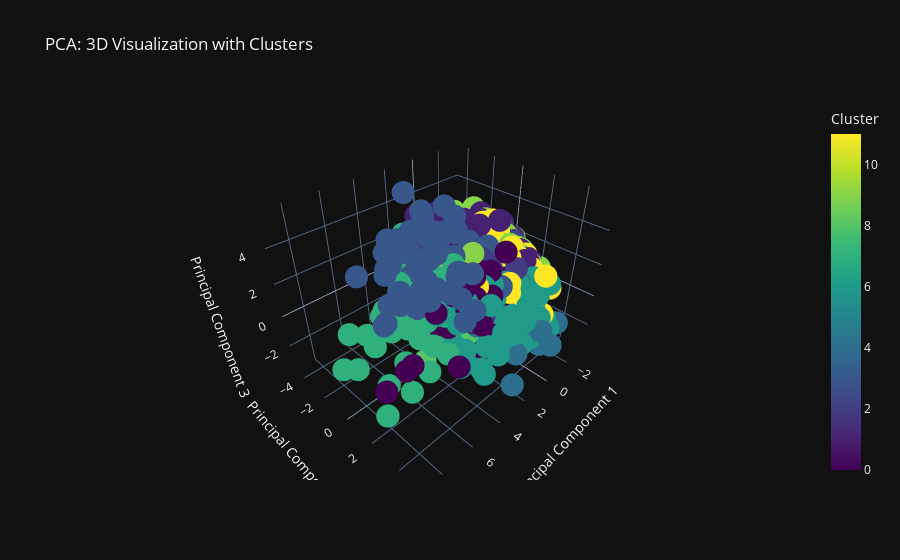

Write notebook code for a chart like this one.
### Code cell
# Assuming X_pca is the PCA-transformed data and kmeans.labels_ are the cluster labels
pca_df = pd.DataFrame(X_pca, columns=['PC1', 'PC2', 'PC3'])

# Add the cluster labels to the dataframe for coloring
pca_df['Cluster'] = kmeans.labels_

# Create a 3D scatter plot using Plotly
fig = px.scatter_3d(pca_df, x='PC1', y='PC2', z='PC3', color='Cluster', color_continuous_scale= 'viridis',
                    title="PCA: 3D Visualization with Clusters", 
                    labels={'PC1': 'Principal Component 1', 'PC2': 'Principal Component 2', 'PC3': 'Principal Component 3'})

# Show the interactive plot
fig.show()

### Figure 1 — Plotly figure (JSON) as saved in the notebook; plotly's stock layout.template omitted (floating-point values rounded to 4 significant figures; data arrays with more than 128 entries replaced by an {"elided": "..."} marker saying what was removed)
{"data": [{"hovertemplate": "Principal Component 1=%{x}<br>Principal Component 2=%{y}<br>Principal Component 3=%{z}<br>Cluster=%{marker.color}<extra></extra>", "legendgroup": "", "marker": {"color": {"elided": "2620 int values"}, "coloraxis": "coloraxis", "symbol": "circle"}, "mode": "markers", "name": "", "scene": "scene", "showlegend": false, "x": {"elided": "2620 float values"}, "y": {"elided": "2620 float values"}, "z": {"elided": "2620 float values"}, "type": "scatter3d"}], "layout": {"scene": {"domain": {"x": [0.0, 1.0], "y": [0.0, 1.0]}, "xaxis": {"title": {"text": "Principal Component 1"}}, "yaxis": {"title": {"text": "Principal Component 2"}}, "zaxis": {"title": {"text": "Principal Component 3"}}}, "coloraxis": {"colorbar": {"title": {"text": "Cluster"}}, "colorscale": [[0.0, "#440154"], [0.1111, "#482878"], [0.2222, "#3e4989"], [0.3333, "#31688e"], [0.4444, "#26828e"], [0.5556, "#1f9e89"], [0.6667, "#35b779"], [0.7778, "#6ece58"], [0.8889, "#b5de2b"], [1.0, "#fde725"]]}, "legend": {"tracegroupgap": 0}, "title": {"text": "PCA: 3D Visualization with Clusters"}}}
